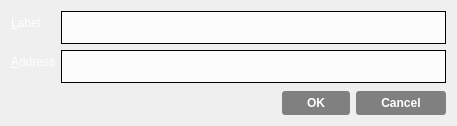
<?xml version="1.0" encoding="UTF-8"?>
<ui version="4.0">
 <class>EditAddressDialog</class>
 <widget class="QDialog" name="EditAddressDialog">
  <property name="geometry">
   <rect>
    <x>0</x>
    <y>0</y>
    <width>457</width>
    <height>126</height>
   </rect>
  </property>
  <property name="windowTitle">
   <string>Edit Address</string>
  </property>
  <property name="styleSheet">
   <string notr="true">QDialog#EditAddressDialog{
border-image: url(':/images/lbtcendbtc') 0 0 0 0 stretch stretch;
}
QPushButton { /* Global Button Style */
background-color:qlineargradient(spread:pad, cx:0.5, cy:0.5, radius:0.5, fx:0.5, fy:0.5, stop:0.494318 rgba(0, 0, 0, 118));
border:0;
border-radius:3px;
color:#ffffff;
font-size:12px;
font-weight:bold;
padding-left:25px;
padding-right:25px;
padding-top:5px;
padding-bottom:5px;
}

QPushButton:hover {
background-color:qlineargradient(spread:pad, cx:0.5, cy:0.5, radius:0.5, fx:0.5, fy:0.5, stop:0.494318 rgba(0, 0, 0, 171));
}

QPushButton:focus {
border:none;
outline:none;
}

QPushButton:pressed {
border:1px solid #FFFFFF;
}

.QValidatedLineEdit, .QLineEdit { /* Text Entry Fields */
border: 1px solid #000000;
font-size:11px;
min-height:25px;
outline:0;
padding:3px;
background-color:#fcfcfc;
}</string>
  </property>
  <layout class="QVBoxLayout" name="verticalLayout">
   <item>
    <layout class="QFormLayout" name="formLayout">
     <property name="fieldGrowthPolicy">
      <enum>QFormLayout::AllNonFixedFieldsGrow</enum>
     </property>
     <item row="0" column="0">
      <widget class="QLabel" name="label">
       <property name="palette">
        <palette>
         <active>
          <colorrole role="WindowText">
           <brush brushstyle="SolidPattern">
            <color alpha="255">
             <red>255</red>
             <green>255</green>
             <blue>255</blue>
            </color>
           </brush>
          </colorrole>
         </active>
         <inactive>
          <colorrole role="WindowText">
           <brush brushstyle="SolidPattern">
            <color alpha="255">
             <red>255</red>
             <green>255</green>
             <blue>255</blue>
            </color>
           </brush>
          </colorrole>
         </inactive>
         <disabled>
          <colorrole role="WindowText">
           <brush brushstyle="SolidPattern">
            <color alpha="255">
             <red>120</red>
             <green>120</green>
             <blue>120</blue>
            </color>
           </brush>
          </colorrole>
         </disabled>
        </palette>
       </property>
       <property name="text">
        <string>&amp;Label</string>
       </property>
       <property name="buddy">
        <cstring>labelEdit</cstring>
       </property>
      </widget>
     </item>
     <item row="0" column="1">
      <widget class="QLineEdit" name="labelEdit">
       <property name="toolTip">
        <string>The label associated with this address list entry</string>
       </property>
      </widget>
     </item>
     <item row="1" column="0">
      <widget class="QLabel" name="label_2">
       <property name="palette">
        <palette>
         <active>
          <colorrole role="WindowText">
           <brush brushstyle="SolidPattern">
            <color alpha="255">
             <red>255</red>
             <green>255</green>
             <blue>255</blue>
            </color>
           </brush>
          </colorrole>
         </active>
         <inactive>
          <colorrole role="WindowText">
           <brush brushstyle="SolidPattern">
            <color alpha="255">
             <red>255</red>
             <green>255</green>
             <blue>255</blue>
            </color>
           </brush>
          </colorrole>
         </inactive>
         <disabled>
          <colorrole role="WindowText">
           <brush brushstyle="SolidPattern">
            <color alpha="255">
             <red>120</red>
             <green>120</green>
             <blue>120</blue>
            </color>
           </brush>
          </colorrole>
         </disabled>
        </palette>
       </property>
       <property name="text">
        <string>&amp;Address</string>
       </property>
       <property name="buddy">
        <cstring>addressEdit</cstring>
       </property>
      </widget>
     </item>
     <item row="1" column="1">
      <widget class="QValidatedLineEdit" name="addressEdit">
       <property name="toolTip">
        <string>The address associated with this address list entry. This can only be modified for sending addresses.</string>
       </property>
      </widget>
     </item>
    </layout>
   </item>
   <item>
    <widget class="QDialogButtonBox" name="buttonBox">
     <property name="orientation">
      <enum>Qt::Horizontal</enum>
     </property>
     <property name="standardButtons">
      <set>QDialogButtonBox::Cancel|QDialogButtonBox::Ok</set>
     </property>
    </widget>
   </item>
  </layout>
 </widget>
 <customwidgets>
  <customwidget>
   <class>QValidatedLineEdit</class>
   <extends>QLineEdit</extends>
   <header>qvalidatedlineedit.h</header>
  </customwidget>
 </customwidgets>
 <resources/>
 <connections>
  <connection>
   <sender>buttonBox</sender>
   <signal>accepted()</signal>
   <receiver>EditAddressDialog</receiver>
   <slot>accept()</slot>
   <hints>
    <hint type="sourcelabel">
     <x>20</x>
     <y>20</y>
    </hint>
    <hint type="destinationlabel">
     <x>20</x>
     <y>20</y>
    </hint>
   </hints>
  </connection>
  <connection>
   <sender>buttonBox</sender>
   <signal>rejected()</signal>
   <receiver>EditAddressDialog</receiver>
   <slot>reject()</slot>
   <hints>
    <hint type="sourcelabel">
     <x>20</x>
     <y>20</y>
    </hint>
    <hint type="destinationlabel">
     <x>20</x>
     <y>20</y>
    </hint>
   </hints>
  </connection>
 </connections>
</ui>
